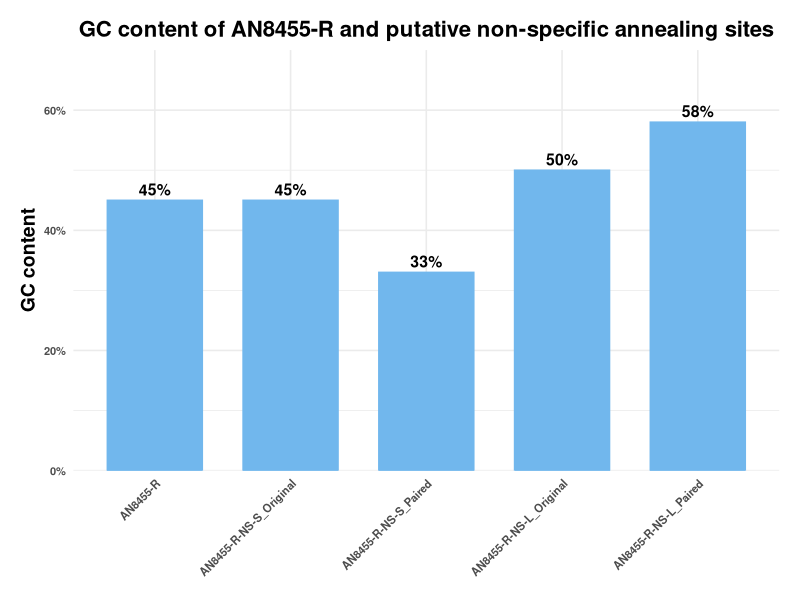
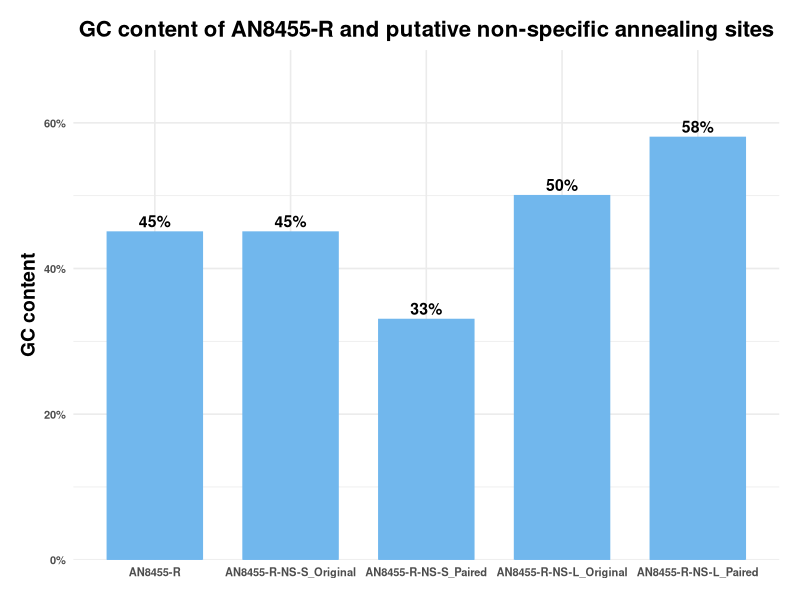
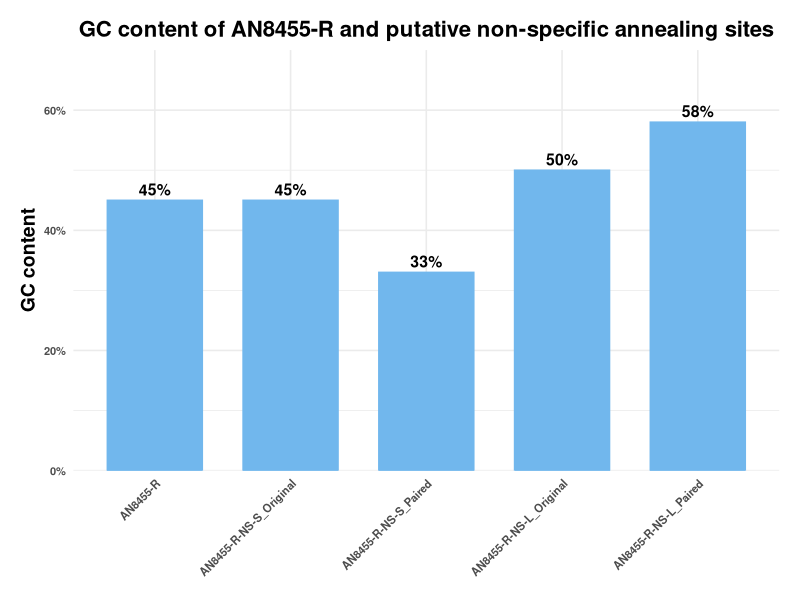
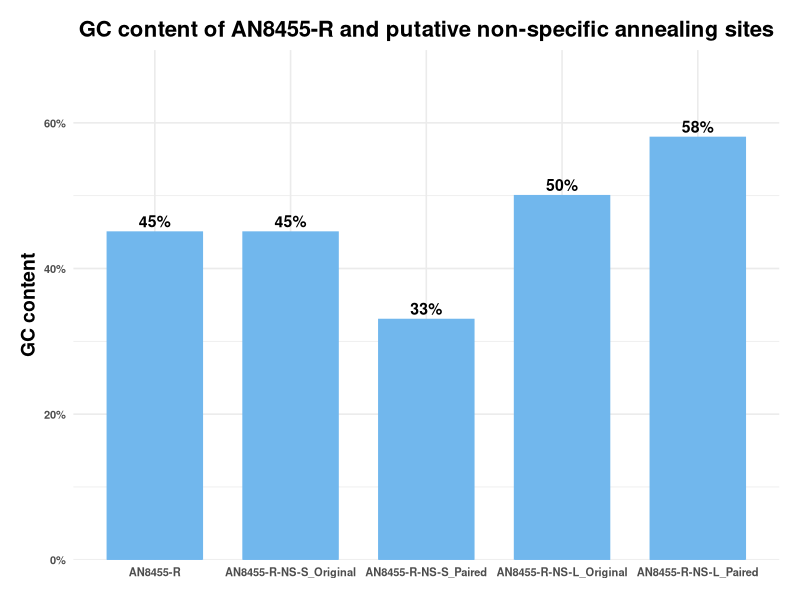

Recreate these plots in R, in order.
library(tidyverse)

# read data
df <- read.csv("GC_Content.csv", check.names = FALSE)

# remove leading/trailing spaces from column names
colnames(df) <- trimws(colnames(df))

# convert wide to long format
plot_df <- df %>%
  pivot_longer(
    cols = everything(),
    names_to = "Sequence",
    values_to = "GC_content"
  ) %>%
  mutate(
    Sequence = factor(
      Sequence,
      levels = c("AN8455-R", "AN8455-R-NS-S_Original", "AN8455-R-NS-S_Paired",
                 "AN8455-R-NS-L_Original", "AN8455-R-NS-L_Paired")
    )
  )

# bar plot
(p <- ggplot(plot_df, aes(x = Sequence, y = GC_content)) +
  geom_col(fill = "#71b7ed", color = "#71b7ed", width = 0.7) +
  geom_text(aes(label = scales::percent(GC_content, accuracy = 1)),
            vjust = -0.4, size = 4, fontface = "bold") +
  scale_y_continuous(
    limits = c(0, 0.7),
    expand = c(0, 0),
    labels = scales::percent_format(accuracy = 1)
  ) +
  labs(
    x = NULL,
    y = "GC content",
    title = "GC content of AN8455-R and putative non-specific annealing sites"
  ) +
  theme_minimal(base_size = 12) +
  theme(
    plot.title = element_text(face = "bold", hjust = 0.5, size = 16),
    plot.margin = margin(15, 15, 15, 15),
    axis.title = element_text(face = "bold", size = 14),
    axis.text.x = element_text(face = "bold", size = 8, angle = 45, hjust = 1, vjust = 1),
    axis.text.y = element_text(face = "bold", size = 8),
    legend.position = "right",
    legend.text = element_text(face = "bold", size = 12),
    legend.title = element_text(face = "bold", size = 14),
    legend.key.size = unit(0.5, "cm"),
    strip.background = element_rect(color = NA),
    strip.text = element_text(face = "bold")
  ))

(pp <- ggplot(plot_df, aes(x = Sequence, y = GC_content)) +
    geom_col(fill = "#71b7ed", color = "#71b7ed", width = 0.7) +
    geom_text(aes(label = scales::percent(GC_content, accuracy = 1)),
              vjust = -0.4, size = 4, fontface = "bold") +
    scale_y_continuous(
      limits = c(0, 0.7),
      expand = c(0, 0),
      labels = scales::percent_format(accuracy = 1)
    ) +
    labs(
      x = NULL,
      y = "GC content",
      title = "GC content of AN8455-R and putative non-specific annealing sites"
    ) +
    theme_minimal(base_size = 12) +
    theme(
      plot.title = element_text(face = "bold", hjust = 0.5, size = 16),
      plot.margin = margin(15, 15, 15, 15),
      axis.title = element_text(face = "bold", size = 14),
      axis.text.x = element_text(face = "bold", size = 8),
      axis.text.y = element_text(face = "bold", size = 8),
      legend.position = "right",
      legend.text = element_text(face = "bold", size = 12),
      legend.title = element_text(face = "bold", size = 14),
      legend.key.size = unit(0.5, "cm"),
      strip.background = element_rect(color = NA),
      strip.text = element_text(face = "bold")
    ))

ggsave("GC_Content.png", plot = p, width = 8, height = 4, dpi = 300)
ggsave("GC_Content_Poster.png", plot = pp, width = 8, height = 4, dpi = 300)
